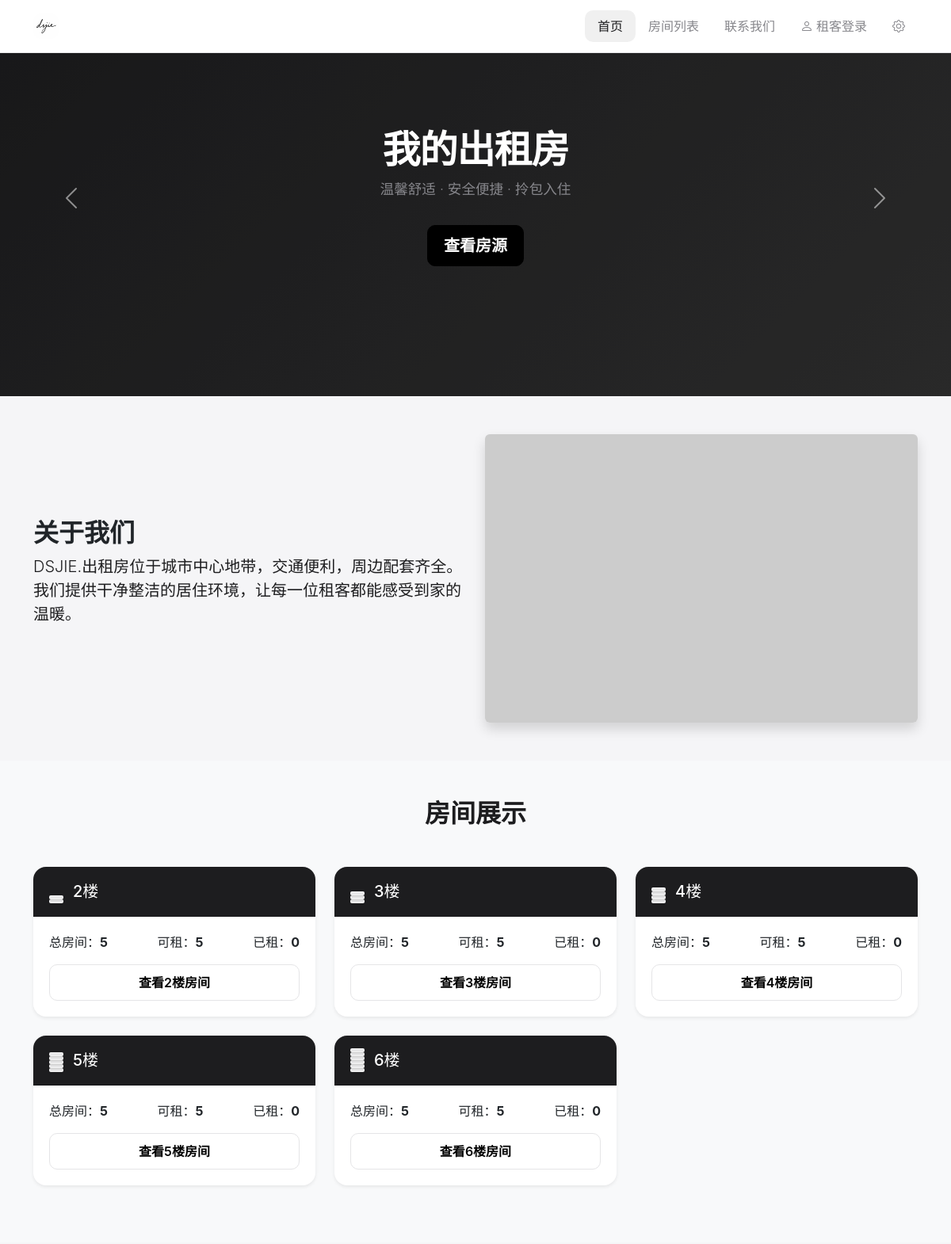
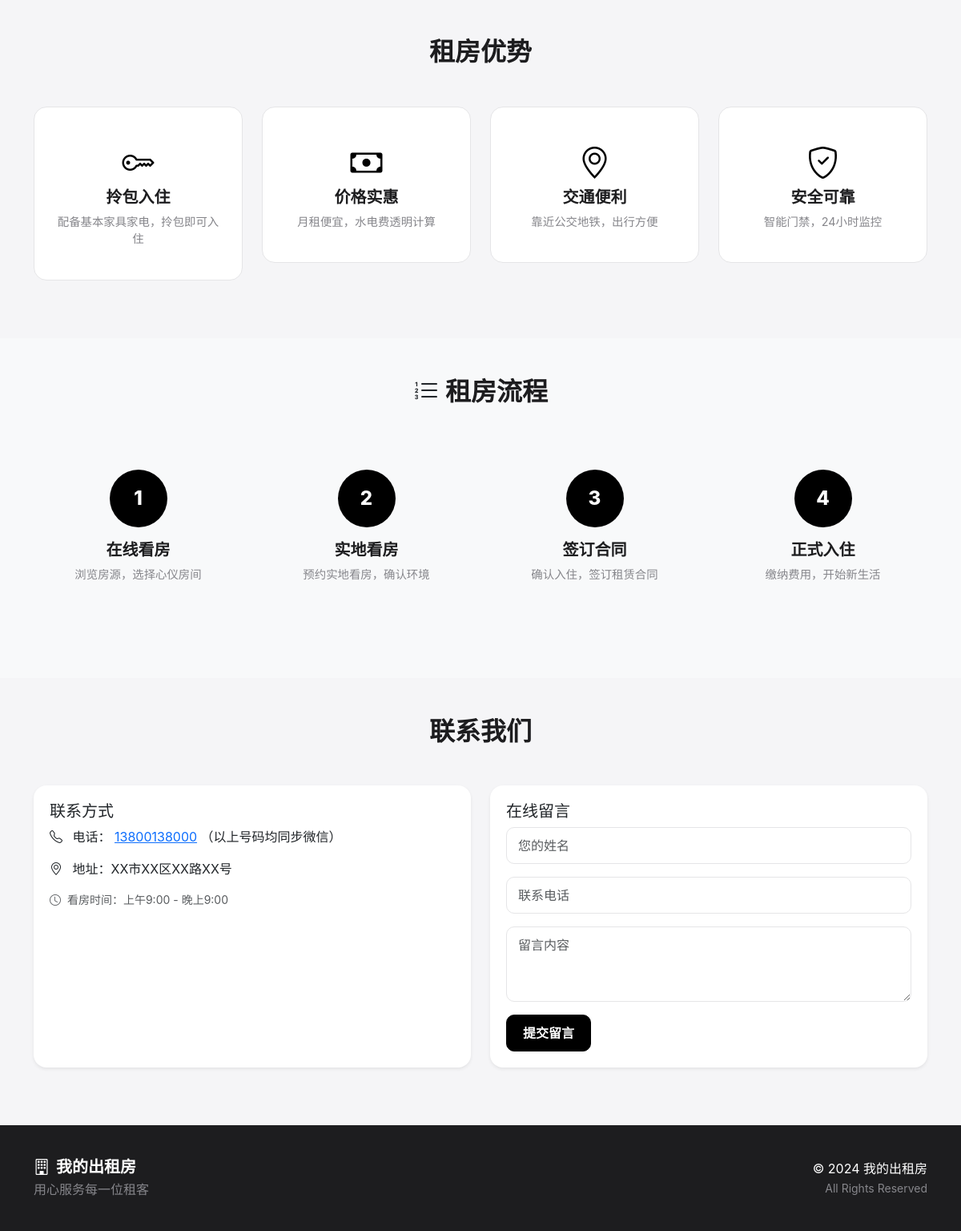
Before: / with the older database file (2 pictures, top to bottom).
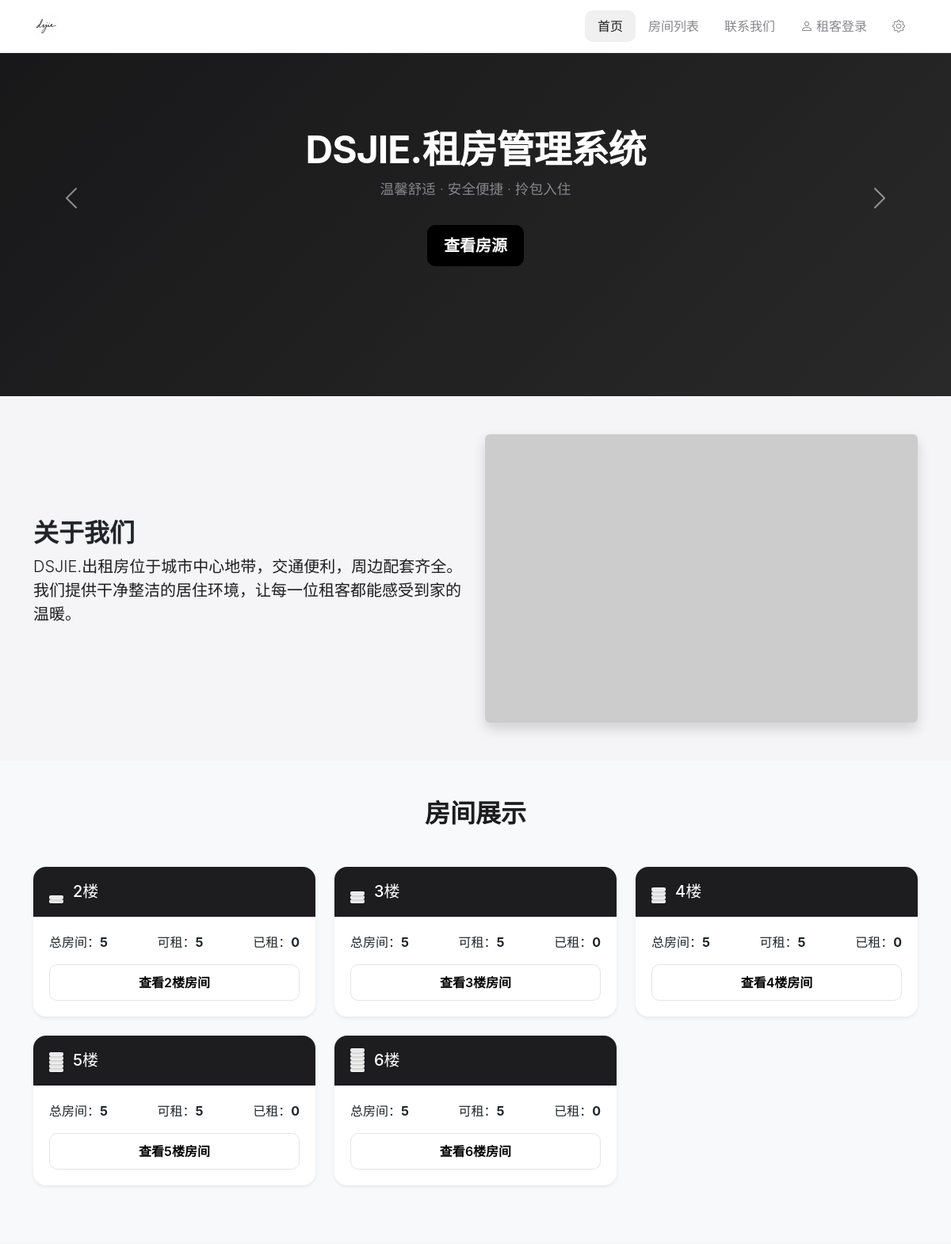
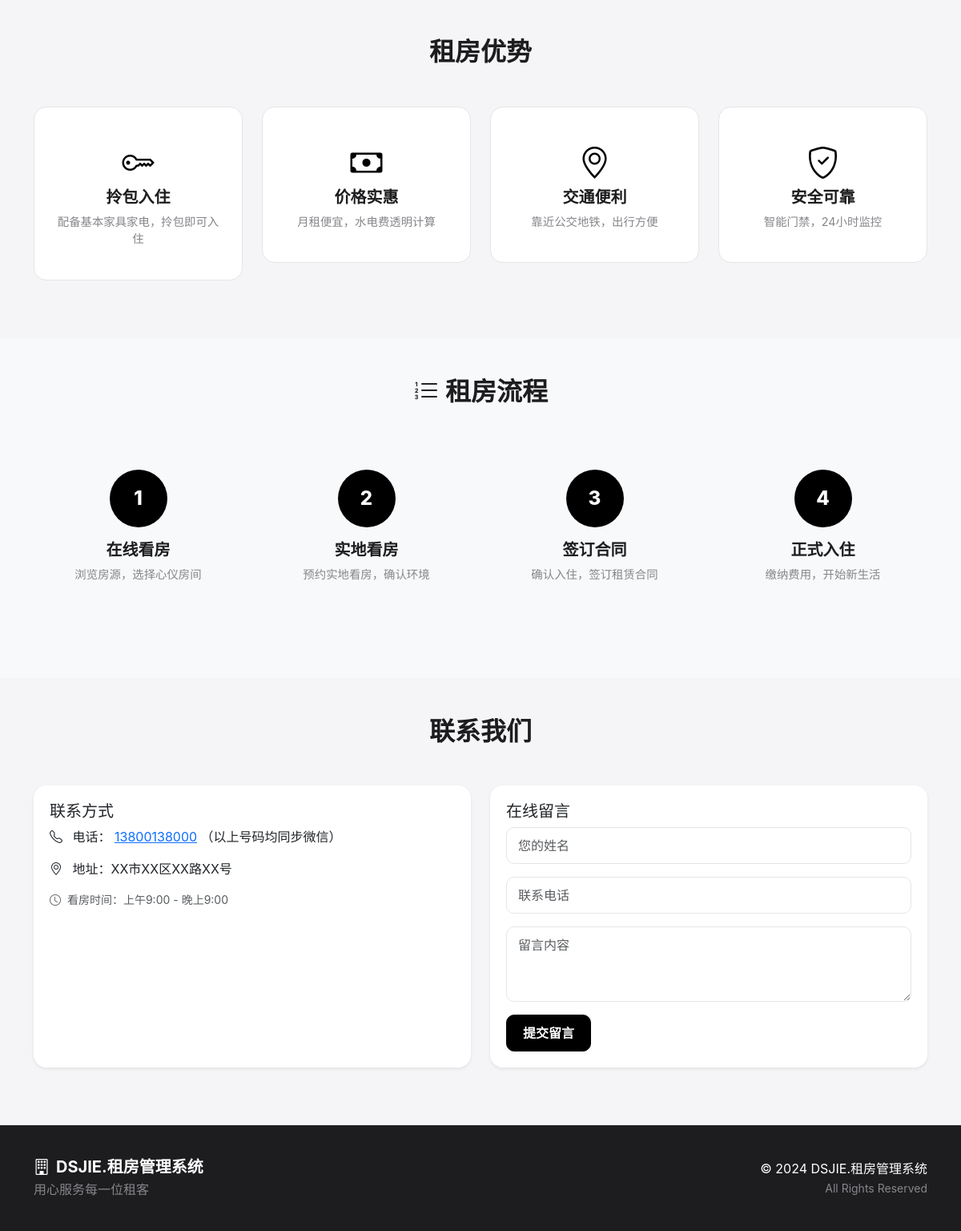
After: the same page with the newer database file (2 pictures, top to bottom).
### tables this page shows
CREATE TABLE IF NOT EXISTS settings (
    id INT PRIMARY KEY AUTO_INCREMENT,
    setting_key VARCHAR(50) NOT NULL UNIQUE,
    setting_value TEXT,
    description VARCHAR(100)
);

### index.php (the view, shortened to what this page needs)
<?php
require_once 'includes/database.php';
function getSetting($key) {
    global $conn;
    $sql = "SELECT setting_value FROM settings WHERE setting_key = '$key'";
    $result = $conn->query($sql);
    if ($result->num_rows > 0) {
        return $result->fetch_assoc()['setting_value'];
    }
    return '';
}
function getFloorStats() {
    global $conn;
    $sql = "SELECT r.floor, COUNT(*) as total,
            SUM(CASE WHEN r.status = 'available' THEN 1 ELSE 0 END) as available,
            SUM(CASE WHEN r.status = 'rented' THEN 1 ELSE 0 END) as rented
            FROM rooms r
            GROUP BY r.floor
            ORDER BY r.floor";
    return $conn->query($sql);
}
$floorStats = getFloorStats();
$siteName = getSetting('site_name') ?: 'DSJIE.出租房';
$sitePhone = getSetting('site_phone') ?: '13800138000';
$siteAddress = getSetting('site_address') ?: 'XX市XX区XX路XX号';
$bannerTitle = getSetting('banner_title') ?: $siteName;
$bannerSubtitle = getSetting('banner_subtitle') ?: '温馨舒适 · 安全便捷 · 拎包入住';
$bannerBtnText = getSetting('banner_btn_text') ?: '查看房源';
$bannerImg1 = getSetting('banner_img1') ?: '';
$aboutTitle = getSetting('about_title') ?: '关于我们';
$aboutContent = getSetting('about_content') ?: 'DSJIE.出租房位于城市中心地带，交通便利，周边配套齐全。我们提供干净整洁的居住环境，让每一位租客都能感受到家的温暖。';
$aboutImgUrl = getSetting('about_img_url') ?: 'https://via.placeholder.com/600x400?text=Apartment';
$mapApiKey = getSetting('map_api_key') ?: '';
$mapLng = getSetting('map_lng') ?: '108.370671';
$mapLat = getSetting('map_lat') ?: '22.824436';
$mapAddress = getSetting('map_address') ?: '';
$advantageTitle = getSetting('advantage_title') ?: '租房优势';
$advantages = getSetting('advantages') ?: '拎包入住|配备基本家具家电，拎包即可入住,价格实惠|月租便宜，水电费透明计算,交通便利|靠近公交地铁，出行方便,安全可靠|智能门禁，24小时监控';
$processTitle = getSetting('process_title') ?: '租房流程';
$processSteps = getSetting('process_steps') ?: '在线看房|浏览房源，选择心仪房间,实地看房|预约实地看房，确认环境,签订合同|确认入住，签订租赁合同,正式入住|缴纳费用，开始新生活';
$advantageList = array_filter(array_map('trim', explode(',', $advantages)));
$processList = array_filter(array_map('trim', explode(',', $processSteps)));
?>
<!DOCTYPE html>
<html lang="zh-CN">
<head>
    <link href="https://cdn.jsdelivr.net/npm/bootstrap@5.3.0/dist/css/bootstrap.min.css" rel="stylesheet">
    <link href="https://cdn.jsdelivr.net/npm/bootstrap-icons@1.10.0/font/bootstrap-icons.css" rel="stylesheet">
    <link href="css/style.css" rel="stylesheet">
</head>
<body>
    <nav class="navbar navbar-expand-lg fixed-top">
        <div class="container">
            <a class="navbar-brand" href="index.php">
                <img src="images/logo.svg" alt="<?php echo $siteName; ?>" height="32">
            </a>
            <div class="collapse navbar-collapse" id="navbarNav">
                <ul class="navbar-nav ms-auto">
                    <li class="nav-item">
                        <a class="nav-link active" href="index.php">首页</a>
                    </li>
                    <li class="nav-item">
                        <a class="nav-link" href="rooms.php">房间列表</a>
                    </li>
                    <li class="nav-item">
                        <a class="nav-link" href="#contact">联系我们</a>
                    </li>
                    <li class="nav-item">
                        <a class="nav-link" href="tenant_login.php" title="租客查看账单"><i class="bi bi-person me-1"></i>租客登录</a>
                    </li>
                    <li class="nav-item">
                        <a class="nav-link" href="admin/login.php" title="后台管理"><i class="bi bi-gear"></i></a>
                    </li>
                </ul>
            </div>
        </div>
    </nav>
    <div id="heroCarousel" class="carousel slide" data-bs-ride="carousel">
        <div class="carousel-inner">
            <div class="carousel-item active hero-slide" <?php echo $bannerImg1 ? 'style="background-image: url(' . $bannerImg1 . '); background-size: cover; background-position: center;"' : ''; ?>>
                <div class="hero-overlay"></div>
                <div class="hero-content text-center text-white">
                    <h1 class="display-4 fw-bold"><?php echo $bannerTitle; ?></h1>
                    <p class="lead"><?php echo $bannerSubtitle; ?></p>
                    <a href="rooms.php" class="btn btn-dark btn-lg mt-3"><?php echo $bannerBtnText; ?></a>
                </div>
            </div>
        </div>
        <button class="carousel-control-prev" type="button" data-bs-target="#heroCarousel" data-bs-slide="prev">
            <span class="carousel-control-prev-icon"></span>
        </button>
        <button class="carousel-control-next" type="button" data-bs-target="#heroCarousel" data-bs-slide="next">
            <span class="carousel-control-next-icon"></span>
        </button>
    </div>
    <section class="py-5">
        <div class="container">
            <div class="row align-items-center">
                <div class="col-lg-6">
                    <h2 class="fw-bold text-dark"><?php echo $aboutTitle; ?></h2>
                    <p class="lead">
                        <?php echo $aboutContent; ?>
                    </p>
                </div>
                <div class="col-lg-6">
                    <?php if ($mapApiKey && $mapLng && $mapLat): ?>
                        <div id="mapContainer" style="width: 100%; height: 350px; border-radius: 10px; overflow: hidden;"></div>
                        <p class="text-center mt-2 text-muted small"><i class="bi bi-geo-alt"></i> <?php echo $mapAddress; ?></p>
                    <?php else: ?>
                        <img src="<?php echo $aboutImgUrl; ?>" class="img-fluid rounded shadow" alt="公寓环境">
                    <?php endif; ?>
                </div>
            </div>
        </div>
    </section>
    <section class="py-5 bg-light">
        <div class="container">
            <h2 class="text-center fw-bold mb-5">房间展示</h2>
            <div class="row">
                <?php while ($floor = $floorStats->fetch_assoc()): ?>
                <div class="col-lg-4 col-md-6 mb-4">
                    <div class="card h-100 shadow-sm">
                        <div class="card-header bg-dark text-white">
                            <h5 class="mb-0 d-flex align-items-center">
                                <div class="floor-icon me-2">
                                    <?php for ($i = 0; $i < $floor['floor']; $i++): ?>
                                        <div class="floor-layer" style="bottom: <?php echo $i * 5; ?>px;"></div>
                                    <?php endfor; ?>
                                </div>
                                <?php echo $floor['floor']; ?>楼
                            </h5>
                        </div>
                        <div class="card-body">
                            <div class="d-flex justify-content-between mb-3">
                                <span>总房间：<strong><?php echo $floor['total']; ?></strong></span>
                                <span>可租：<strong><?php echo $floor['available']; ?></strong></span>
                                <span>已租：<strong><?php echo $floor['rented']; ?></strong></span>
                            </div>
                            <a href="rooms.php?floor=<?php echo $floor['floor']; ?>" class="btn btn-outline-dark w-100">
                                查看<?php echo $floor['floor']; ?>楼房间
                            </a>
                        </div>
                    </div>
                </div>
                <?php endwhile; ?>
            </div>
        </div>
    </section>
    <section class="py-5">
        <div class="container">
            <h2 class="text-center fw-bold mb-5"><?php echo $advantageTitle; ?></h2>
            <div class="row text-center">
                <?php $icons = ['bi-key', 'bi-cash', 'bi-geo-alt', 'bi-shield-check', 'bi-wifi', 'bi-thermometer-snow']; ?>
                <?php $iconIdx = 0; foreach ($advantageList as $item):
                    $parts = array_map('trim', explode('|', $item));
                    $title = $parts[0] ?? '';
                    $desc = $parts[1] ?? '';
                ?>
                <div class="col-lg-3 col-md-6 mb-4">
                    <div class="advantage-card">
                        <i class="bi <?php echo $icons[$iconIdx % count($icons)]; ?>"></i>
                        <h5><?php echo $title; ?></h5>
                        <p><?php echo $desc; ?></p>
                    </div>
                </div>
                <?php $iconIdx++; endforeach; ?>
            </div>
        </div>
    </section>
    <section class="py-5 bg-light">
        <div class="container">
            <h2 class="text-center fw-bold mb-5"><i class="bi bi-list-ol text-dark me-2"></i><?php echo $processTitle; ?></h2>
            <div class="row">
                <?php $stepNum = 1; foreach ($processList as $item):
                    $parts = array_map('trim', explode('|', $item));
                    $title = $parts[0] ?? '';
                    $desc = $parts[1] ?? '';
                ?>
                <div class="col-lg-3 col-md-6 mb-4">
                    <div class="process-card">
                        <div class="process-num"><?php echo $stepNum; ?></div>
                        <h5><?php echo $title; ?></h5>
                        <p><?php echo $desc; ?></p>
                    </div>
                </div>
                <?php $stepNum++; endforeach; ?>
            </div>
        </div>
    </section>
    <section id="contact" class="py-5">
        <div class="container">
            <h2 class="text-center fw-bold mb-5">联系我们</h2>
            <div class="row">
                <div class="col-lg-6 mb-4">
                    <div class="card shadow-sm h-100">
                        <div class="card-body">
                            <h5 class="card-title text-dark">联系方式</h5>
                            <ul class="list-unstyled">
                                <li class="mb-3">
                                    <i class="bi bi-telephone text-dark me-2"></i>
                                    电话：
                                    <?php
                                    $phones = array_filter(array_map('trim', explode(',', $sitePhone)));
                                    foreach ($phones as $i => $phone): ?>
                                        <a href="tel:<?php echo $phone; ?>"><?php echo $phone; ?></a>
                                    <?php endforeach; ?>
                                    （以上号码均同步微信）
                                </li>
                                <li class="mb-3">
                                    <i class="bi bi-geo-alt text-dark me-2"></i>
                                    地址：<?php echo $siteAddress; ?>
                                </li>
                            </ul>
                            <p class="text-muted small">
                                <i class="bi bi-clock me-1"></i> 看房时间：上午9:00 - 晚上9:00
                            </p>
                        </div>
                    </div>
                </div>
                <div class="col-lg-6 mb-4">
                    <div class="card shadow-sm h-100">
                        <div class="card-body">
                            <h5 class="card-title text-dark">在线留言</h5>
                            <form method="POST" action="submit_message.php">
                                <div class="mb-3">
                                    <input type="text" name="name" class="form-control" placeholder="您的姓名" required>
                                </div>
                                <div class="mb-3">
                                    <input type="tel" name="phone" class="form-control" placeholder="联系电话" required>
                                </div>
                                <div class="mb-3">
                                    <textarea name="content" class="form-control" rows="3" placeholder="留言内容" required></textarea>
                                </div>
                                <button type="submit" class="btn btn-dark">提交留言</button>
                            </form>
                        </div>
                    </div>
                </div>
            </div>
        </div>
    </section>
    <footer>
        <div class="container">
            <div class="row align-items-center">
                <div class="col-md-6">
                    <h5 class="mb-1"><i class="bi bi-building me-2"></i><?php echo $siteName; ?></h5>
                    <p class="text-muted mb-0">用心服务每一位租客</p>
                </div>
                <div class="col-md-6 text-md-end">
                    <p class="mb-0">&copy; 2024 <?php echo $siteName; ?></p>
                    <small class="text-muted">All Rights Reserved</small>
                </div>
            </div>
        </div>
    </footer>
</body>
</html>

### css/style.css (style rules this page uses)
:root { --bg: #f5f5f7; --card: #ffffff; --text: #1d1d1f; --text-muted: #86868b; --accent: #000000; --border: #e5e5e7; --radius: 16px; --radius-sm: 10px; --shadow: 0 4px 12px rgba(0, 0, 0, 0.05); --transition: all 0.25s cubic-bezier(0.4, 0, 0.2, 1); }
* { box-sizing: border-box; }
body { font-family: -apple-system, BlinkMacSystemFont, "SF Pro SC", "Helvetica Neue", Arial, sans-serif; background: var(--bg); color: var(--text); margin: 0; padding: 0; -webkit-font-smoothing: antialiased; line-height: 1.5; }
.navbar { background: var(--card) !important; border-bottom: 1px solid var(--border); padding: 12px 0; box-shadow: none; }
.navbar-brand { font-weight: 700; font-size: 1.1rem; color: var(--text) !important; }
.nav-link { color: var(--text-muted) !important; font-weight: 500; padding: 8px 16px !important; border-radius: var(--radius-sm); transition: var(--transition); }
.nav-link.active { color: var(--text) !important; background: rgba(0,0,0,0.06); }
.btn { border-radius: var(--radius-sm); font-weight: 600; padding: 10px 20px; transition: var(--transition); border: 1px solid var(--accent); }
.btn-dark { background: var(--accent); color: var(--card); border-color: var(--accent); }
.btn-outline-dark { color: var(--accent); border-color: var(--border); }
.card { background: var(--card); border-radius: var(--radius); border: none; box-shadow: var(--shadow); transition: var(--transition); }
.card-header { background: var(--text) !important; color: var(--card) !important; font-weight: 600; border-radius: var(--radius) var(--radius) 0 0 !important; padding: 16px 20px; }
.card-body { padding: 20px; }
.hero-slide { height: 500px; background: linear-gradient(135deg, #1d1d1f 0%, #333 100%); position: relative; }
.hero-overlay { position: absolute; inset: 0; background: rgba(0,0,0,0.2); }
.hero-content { position: relative; z-index: 1; padding-top: 160px; }
.hero-content h1 { font-size: 3rem; font-weight: 800; letter-spacing: -1px; }
.hero-content .lead { font-size: 1.1rem; color: var(--text-muted); }
.advantage-card { text-align: center; padding: 40px 25px; background: var(--card); border-radius: var(--radius); border: 1px solid var(--border); transition: var(--transition); }
.advantage-card i { font-size: 2.5rem; color: var(--accent); margin-bottom: 16px; }
.advantage-card h5 { font-weight: 700; margin-bottom: 8px; }
.advantage-card p { color: var(--text-muted); font-size: 0.9rem; margin: 0; }
.process-card { text-align: center; padding: 30px 20px; }
.process-num { width: 72px; height: 72px; border-radius: 50%; background: var(--accent); color: var(--card); display: inline-flex; align-items: center; justify-content: center; font-size: 1.5rem; font-weight: 800; margin-bottom: 16px; }
.process-card h5 { font-weight: 700; }
.process-card p { color: var(--text-muted); font-size: 0.9rem; }
footer { background: var(--text); color: var(--card); padding: 40px 0; }
footer h5 { font-weight: 700; }
footer .text-muted { color: var(--text-muted) !important; }
.form-control, .form-select { border: 1px solid var(--border); border-radius: var(--radius-sm); padding: 10px 14px; transition: var(--transition); }
.floor-icon { position: relative; width: 22px; height: 30px; }
.floor-layer { position: absolute; left: 0; width: 18px; height: 5px; background: rgba(255,255,255,0.9); border-radius: 2px; border: 1px solid rgba(255,255,255,0.5); box-shadow: 0 1px 2px rgba(0,0,0,0.2); }

Changed rows visible on the page:
changed settings: setting_value "我的出租房" → "DSJIE.租房管理系统"
Other visible differences:
$bannerTitle: "我的出租房" → "DSJIE.租房管理系统"
